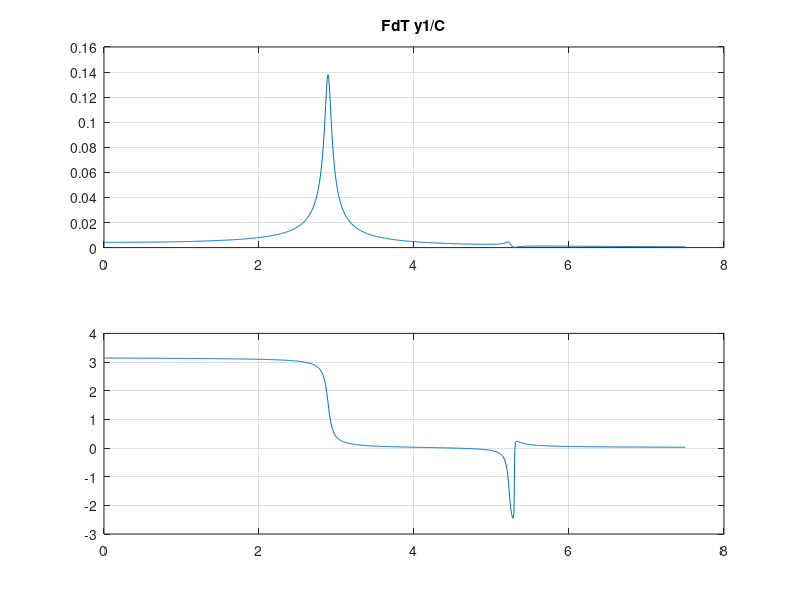
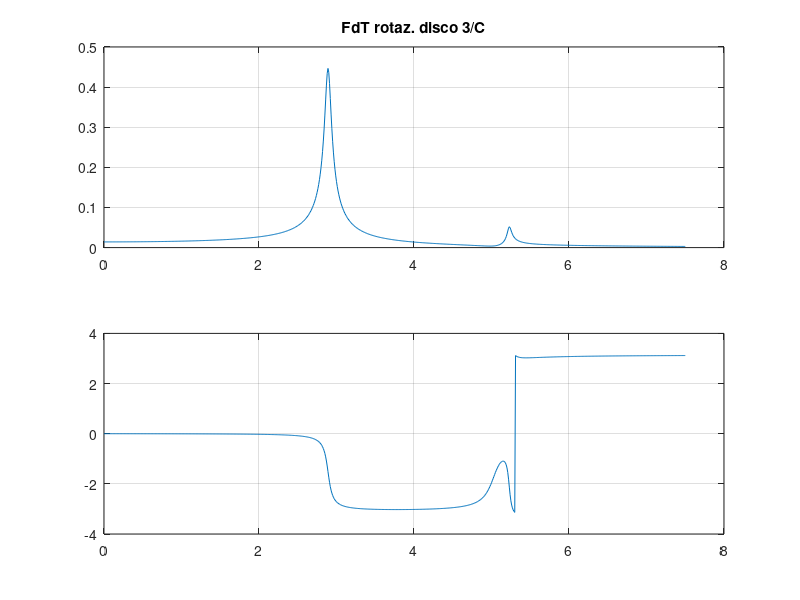
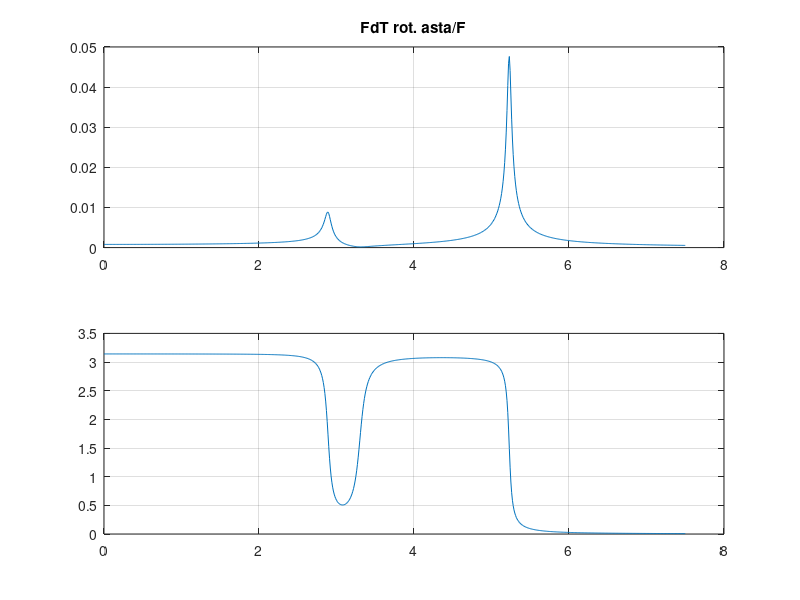
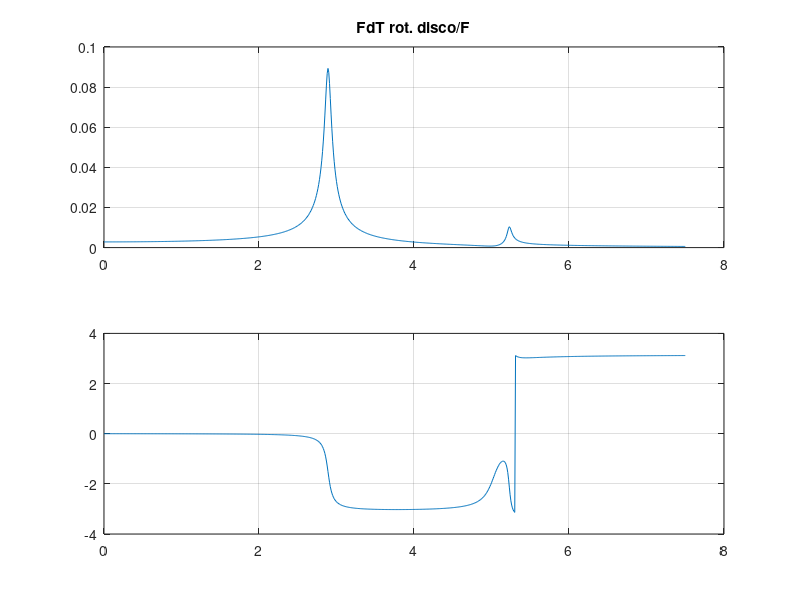

Write the MATLAB code that produced these figures, in order.
clear all
%close all

M1=2;			% [kg]	
M2=1;			% [kg]
M3=1;			% [kg]
J1=0.05;		% [kg m^2]	
J2=0.02;		% [kg m^2]	
J3=0.05;	    % [kg m^2]	
R1=0.2;	    	% [m]
R3=0.2;  		% [m]
L=0.5;			% [m]
k1=2e2; 	    % [N/m]
k2=50e2; 	    % [N/m]
k3=3e2; 	    % [N/m]
r1=2.5;   		% [Ns/m]
r2=0.01;   		% [Ns/m]
r3=0.05;   		% [Ns/m]

disp('matrice di massa in coordinate fisiche')
mtx_mf  =  diag([M1 J1 M2 J2 J3])
disp(' ')

disp('matrice di rigidezza in coordinate fisiche')
mtx_kf  =  diag([k1 k2 k3])
disp(' ')

disp('matrice di smorzamento in coordinate fisiche')
mtx_rf  =  diag([r1 r2 r3])
disp(' ')

disp('jacobiano matrice di massa')
mtx_Jm  =  [-R1 -L;1 0;0 L/2;0 1;0 -2*L/R3]
disp(' ')

disp('jacobiano matrice di rigidezza')
mtx_Jel  =  [R1 L;0 L;-2*R1 -3*L]
disp(' ')

disp('jacobiano matrice di smorzamento')
mtx_Jr  =  [R1 L;0 L;-2*R1 -3*L]
disp(' ')

disp('matrice di massa in coordinate indipendenti')
mtx_m  =  mtx_Jm'*mtx_mf*mtx_Jm
disp(' ')

disp('matrice di rigidezza in coordinate indipendenti')
mtx_k  =  mtx_Jel'*mtx_kf*mtx_Jel
disp(' ')

disp('matrice di smoramento in coordinate indipendenti')
mtx_r  =  mtx_Jr'*mtx_rf*mtx_Jr
disp(' ')

%calcolo delle frequenze proprie e dei modi di vibrare

[modi,d]=eig(inv(mtx_m)*mtx_k);
fre=sqrt(diag(d))/2/pi;

%crea una matrice temporanea per ordinare frequenze e modi
% i modi sono ordinati per righe
tmp=[fre modi'];                

% ordina le frequenze e i modi in ordine crescente 
tmp_out=sortrows(tmp,1);
fre=tmp_out(:,1);                   % frequenze ordinate
ngdl=length(fre);
modi=tmp_out(:,2:ngdl+1)';          % modi ordinati per colonne

% stampa delle frequenze e modi

for i=1:ngdl
    val_max=max(abs(modi(:,i)));
    modi(:,i)=modi(:,i)/val_max;
    disp(['modo # ' num2str(i) ': ' num2str(fre(i)) ' [Hz]        ' num2str(modi(:,i)') ])
end

%.........................................................PUNTO 3

ff=0:0.01:7.5;
ome=2*pi*ff;
C0=1;
vett_F=[1;0]*C0;
for i=1:length(ff)
    A=-ome(i)^2*mtx_m+j*ome(i)*mtx_r+mtx_k;
    x=inv(A)*vett_F;
    y=-R1*x(1)-L*x(2);
    th3=-2*L/R3*x(2);
    mod1(i)=abs(y); 
    fas1(i)=angle(y);
    mod2(i)=abs(th3);         
    fas2(i)=angle(th3); 
end

figure
subplot(211)
plot(ff,mod1)
title('FdT y1/C')
grid
subplot(212)
plot(ff,fas1)
grid

figure
subplot(211)
plot(ff,mod2)
title('FdT rotaz. disco 3/C')
grid
subplot(212)
plot(ff,fas2)
grid

%...........................................................PUNTO 4+5

F0=1;
vett_F=[0;-2*L]*F0;
for i=1:length(ff)
    A=-ome(i)^2*mtx_m+j*ome(i)*mtx_r+mtx_k;
    x=inv(A)*vett_F;
    T=-(k3+j*ome(i)*r3)*(2*R1*x(1)+3*L*x(2));   %T=Fel3
    mod1(i)=abs(x(2));              
    fas1(i)=angle(x(2));            
    mod2(i)=abs(x(1));            
    fas2(i)=angle(x(1));          
    mod3(i)=abs(T);            
    fas3(i)=angle(T);          
end

figure
subplot(211)
plot(ff,mod1)
title('FdT rot. asta/F')
grid
subplot(212)
plot(ff,fas1)
grid

figure
subplot(211)
plot(ff,mod2)
title('FdT rot. disco/F')
grid
subplot(212)
plot(ff,fas2)
grid

figure
subplot(211)
plot(ff,mod3)
title('FdT tiro/F')
grid
subplot(212)
plot(ff,fas3)
grid


% .....................................................PUNTO 6
% costrusico la forzante periodica

T=0.2;
fremax=50;
Fmax=100;
t=T/1000*[1:1:1000];
m=Fmax/(0.25*T);
y=[m*t(1:250) 2*Fmax-m*t(251:750) -4*Fmax+m*t(751:1000)];
figure
plot(t,y,'LineWidth',2);grid

%scompongo con fourier
N=length(y);
dt=t(2)-t(1);
grf=fft(y,N);
modF(2:(N/2))=2/N*abs(grf(2:(N/2)));
modF(1)=grf(1)/N;
freqF=(1/dt)/N*(0:(N/2-1));
faseF(2:(N/2))=atan2(imag(grf(2:(N/2))),real(grf(2:(N/2))));
nn=round(fremax*T)+1;
%disegno lo spettro della forza
figure
subplot(211)
bar(freqF(1:nn),modF(1:nn),0.1)
title('spettro F')
subplot(212)
bar(freqF(1:nn),faseF(1:nn),0.1)


pos=[2 4 6];    %vettore con indici prime tre armoniche diverse da zero

vett_F=[0;-2*L];
Fr=zeros(1,N);
yd=zeros(1,N);
for k=1:length(pos)
    omeyk=2*pi*freqF(pos(k));
    modyk=modF(pos(k));
    fasyk=faseF(pos(k));
    A=-omeyk^2*mtx_m+j*omeyk*mtx_r+mtx_k;
    x=inv(A)*vett_F*modyk*exp(j*fasyk);
    y=R1*x(1)+L*x(2);
    y_spettro(k)=y;
    Fr=Fr+modF(pos(k))*cos(2*pi*freqF(pos(k))*t+faseF(pos(k)));
    yd=yd+abs(y)*cos(2*pi*freqF(pos(k))*t+angle(y));
end

figure
subplot(211)
bar(freqF(pos),abs(y_spettro),0.1)
title('spettro y disco')
subplot(212)
bar(freqF(pos),angle(y_spettro),0.1)

figure
subplot(211)
plot(t,Fr);grid
title('Forza ricostruita')
subplot(212)
plot(t,yd);grid
title('spostamento disco')
